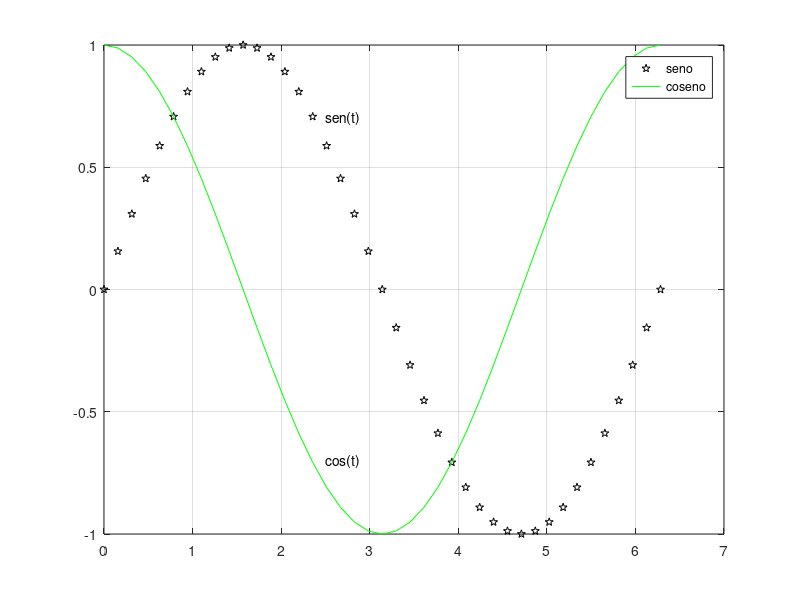

This chart was generated by the following MATLAB code:
%FELIPE ESCALLON PORTILLA
%11/AGO/2004
%MATLAB:TTL'S
%CICLOS O ANILLOS

for x=1:5
%x esta en radianes ojo---->>>>para grados hago x*180/pi
    y=sin(x);
    z=cos(x);
    %disp==desplegar
    disp([x;y;z]')%':transpuesta    
end    

%ojo:el ; es para que no muestre los datos u operaciones


%GRAFICA del sin y cos

t=0:pi/20:2*pi;

y=sin(t);
z=cos(t);
    
plot(t,y,'pk',t,z,'-g') %respetar el orden:var_independ,var_depend,'simboloCOLOR'
grid                    %cuadricula para la grafica
legend('seno','coseno') %labels for the graphics


text(2.5,.7,'sen(t)')   %texto ubicado con coordenadas (x,y)
text(2.5,-.7,'cos(t)')

%gtext('cos(t)')         %ubicar con el raton:una sola vez!



%CICLO WHILE

disp('******')
disp('******')

pause                   %espera por una tecla para continuar
%pause(2)               %espera 2 segundos

x=0
while x<5
    x=x+2.5;
    y=sin(x);
    z=cos(x);
    disp([x;y;z]')      %no ee necesario usar ; al final
end    